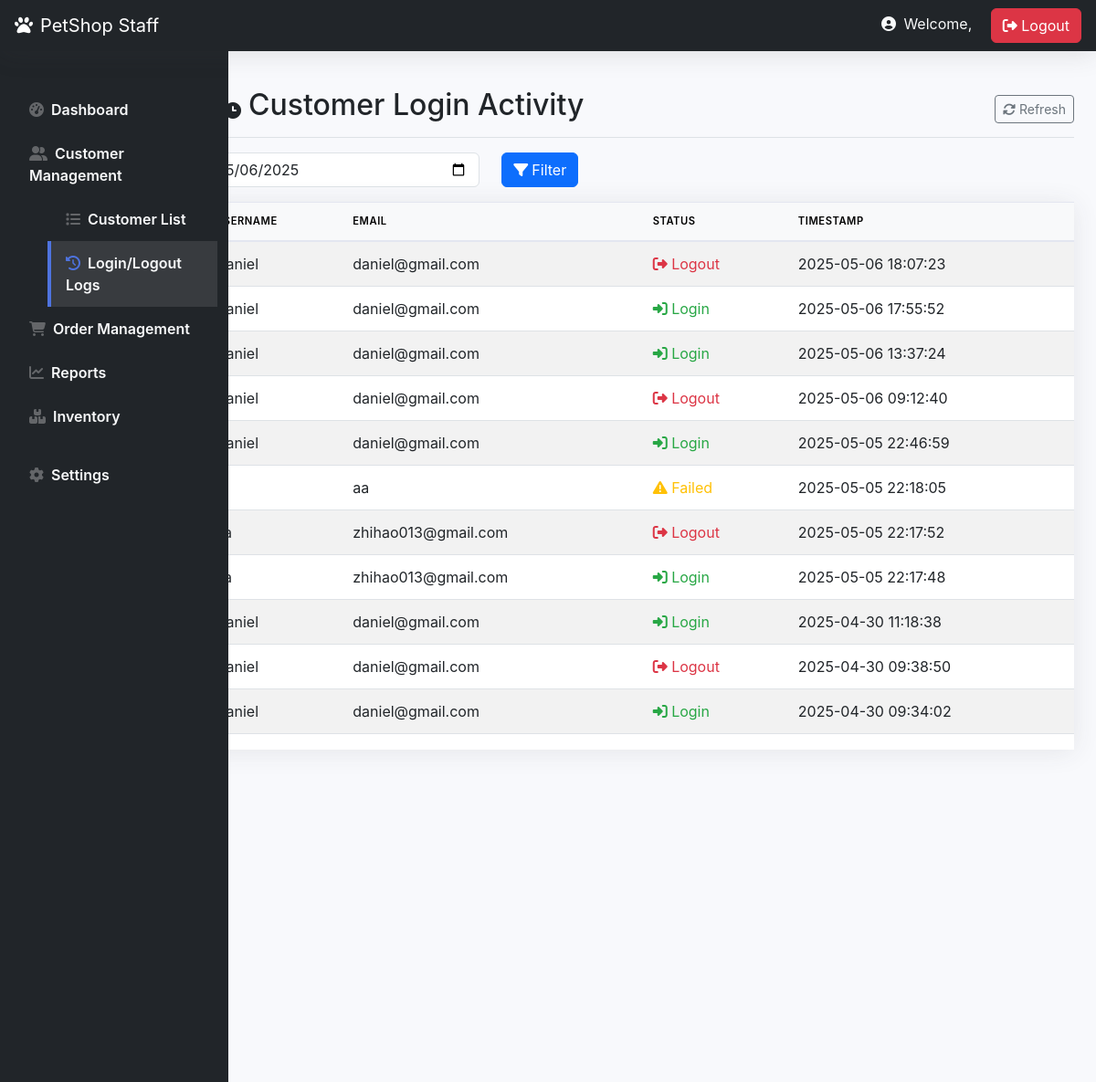
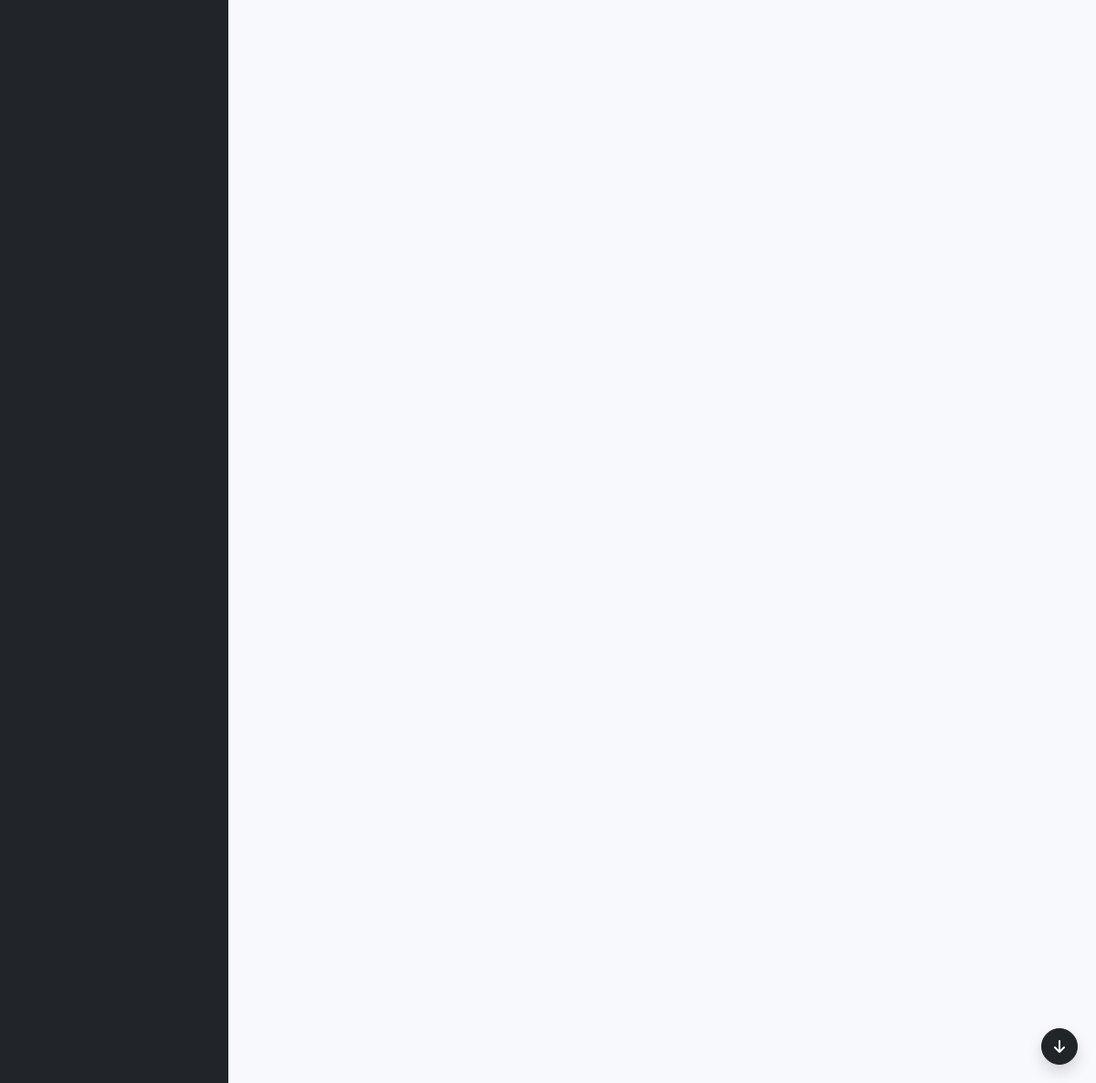
Page /staff_customer_logs.php (signed in) on the committed database (2 pictures, top to bottom).
### tables this page shows
CREATE TABLE `customer_login_logs` (
  `id` int(11) NOT NULL,
  `username` varchar(50) NOT NULL,
  `email` varchar(100) NOT NULL,
  `status` varchar(10) NOT NULL COMMENT 'login/logout/failed',
  `timestamp` datetime NOT NULL DEFAULT current_timestamp()
);

### staff_customer_logs.php (the view, shortened to what this page needs)
<?php
$host = "localhost";
$username_db = "root";
$password_db = "";
$database = "petshop";
$conn = new mysqli($host, $username_db, $password_db, $database);
$dateFilter = "";
$result = $conn->query("SELECT username, email, status, timestamp
                       FROM customer_login_logs
                       $dateFilter
                       ORDER BY timestamp DESC");
?>
<!DOCTYPE html>
<html lang="en">
<head>
    <link href="https://cdn.jsdelivr.net/npm/bootstrap@5.3.0/dist/css/bootstrap.min.css" rel="stylesheet">
    <link rel="stylesheet" href="https://cdnjs.cloudflare.com/ajax/libs/font-awesome/6.4.0/css/all.min.css">
    <link rel="stylesheet" href="admin_home.css">
</head>
<body>
<nav class="navbar navbar-dark bg-dark px-3">
    <div class="d-flex align-items-center">
        <a class="navbar-brand" href="#">
            <i class="fas fa-paw me-2"></i>PetShop Staff
        </a>
    </div>
    <div>
        <span class="text-light me-3">
            <i class="fas fa-user-circle me-1"></i>
            Welcome, <?php echo htmlspecialchars($_SESSION['staff_name']); ?>
        </span>
        <a href="login.php" class="btn btn-danger"><i class="fas fa-sign-out-alt"></i> Logout</a>
    </div>
</nav>
<div class="container-fluid">
    <div class="row">
        <nav id="sidebar" class="col-lg-2 d-lg-block bg-dark sidebar">
    <div class="position-sticky pt-3">
        <ul class="nav flex-column">
            <li class="nav-item">
                <a class="nav-link text-light" href="staff_homepage.php">
                    <i class="fas fa-tachometer-alt me-2"></i>Dashboard
                </a>
            </li>
            <li class="nav-item">
                <a class="nav-link text-light" data-bs-toggle="collapse" href="#customerMenu">
                    <i class="fas fa-user-friends me-2"></i>Customer Management
                </a>
                <div class="collapse show" id="customerMenu">
                    <ul class="nav flex-column ps-4">
                        <li class="nav-item">
                            <a class="nav-link text-light" href="staff_customer_list.php">
                                <i class="fas fa-list me-2"></i>Customer List
                            </a>
                        </li>
                        <li class="nav-item">
                                    <a class="nav-link text-light active" href="staff_customer_logs.php">
                                        <i class="fas fa-history me-2"></i>Login/Logout Logs
                                    </a>
                        </li>
                    </ul>
                </div>
            </li>
            <li class="nav-item">
                <a class="nav-link text-light" data-bs-toggle="collapse" href="#orderMenu">
                    <i class="fas fa-shopping-cart me-2"></i>Order Management
                </a>
            </li>
            <li class="nav-item">
                        <a class="nav-link text-light" href="staff_reports.php">
                            <i class="fas fa-chart-line me-2"></i>Reports
                        </a>
                    </li>
            <li class="nav-item">
                <a class="nav-link text-light" href="staff_inventory.php">
                    <i class="fas fa-boxes me-2"></i>Inventory
                </a>
            </li>
            <li class="nav-item mt-3">
                <a class="nav-link text-light" href="settings.php">
                    <i class="fas fa-cog me-2"></i>Settings
                </a>
            </li>
        </ul>
    </div>
</nav>
        <main class="col-lg-10 ms-sm-auto p-4">
            <div class="d-flex justify-content-between flex-wrap flex-md-nowrap align-items-center pt-3 pb-2 mb-3 border-bottom">
                <h1 class="h2">
                    <i class="fas fa-user-clock me-2"></i>Customer Login Activity
                </h1>
                <div class="btn-toolbar mb-2 mb-md-0">
                    <button type="button" class="btn btn-sm btn-outline-secondary" onclick="window.location.reload()">
                        <i class="fas fa-sync-alt me-1"></i>Refresh
                    </button>
                </div>
            </div>
            <form method="GET" action="" class="row mb-3">
                <div class="col-md-4">
                    <input type="date" name="logDate" class="form-control"
                           value="<?php echo isset($_GET['logDate']) ? htmlspecialchars($_GET['logDate']) : date('Y-m-d'); ?>">
                </div>
                <div class="col-md-2">
                    <button type="submit" class="btn btn-primary">
                        <i class="fas fa-filter me-1"></i>Filter
                    </button>
                </div>
            </form>
            <div class="card">
                <div class="card-body p-0">
                    <div class="table-responsive">
                        <table class="table table-striped table-hover mb-0">
                            <thead class="table-light">
                                <tr>
                                    <th>Username</th>
                                    <th>Email</th>
                                    <th>Status</th>
                                    <th>Timestamp</th>
                                </tr>
                            </thead>
                            <tbody>
                                <?php if ($result->num_rows > 0): ?>
                                    <?php while($row = $result->fetch_assoc()): ?>
                                        <tr>
                                            <td><?php echo htmlspecialchars($row['username']); ?></td>
                                            <td><?php echo htmlspecialchars($row['email']); ?></td>
                                            <td>
                                                <?php if ($row['status'] === 'login'): ?>
                                                    <span class="status-login"><i class="fas fa-sign-in-alt"></i> Login</span>
                                                <?php elseif ($row['status'] === 'logout'): ?>
                                                    <span class="status-logout"><i class="fas fa-sign-out-alt"></i> Logout</span>
                                                <?php else: ?>
                                                    <span class="status-failed"><i class="fas fa-exclamation-triangle"></i> Failed</span>
                                                <?php endif; ?>
                                            </td>
                                            <td><?php echo htmlspecialchars($row['timestamp']); ?></td>
                                        </tr>
                                    <?php endwhile; ?>
                                <?php else: ?>
                                    <tr>
                                        <td colspan="4" class="text-center py-4">No login records found</td>
                                    </tr>
                                <?php endif; ?>
                            </tbody>
                        </table>
                    </div>
                </div>
            </div>
        </main>
    </div>
</div>
<div class="scroll-buttons">
    <button id="scrollToBottomBtn" class="btn btn-dark rounded-circle shadow">
        <i class="fas fa-arrow-down"></i>
    </button>
</div>
</body>
</html>

### admin_home.css (style rules this page uses)
:root { --sidebar-width: 250px; --topbar-height: 56px; --primary-color: #4e73df; --success-color: #1cc88a; --info-color: #36b9cc; --warning-color: #f6c23e; --danger-color: #e74a3b; --dark-color: #5a5c69; }
body { font-family: 'Nunito', -apple-system, BlinkMacSystemFont, 'Segoe UI', Roboto, 'Helvetica Neue', Arial, sans-serif; background-color: #f8f9fc; padding-top: var(--topbar-height); }
.navbar { height: var(--topbar-height); box-shadow: 0 0.15rem 1.75rem 0 rgba(58, 59, 69, 0.15); position: fixed; top: 0; right: 0; left: 0; z-index: 1030; }
.sidebar { width: var(--sidebar-width); height: calc(100vh - var(--topbar-height)); position: fixed; top: var(--topbar-height); left: 0; background-color: #393440; transition: all 0.3s; z-index: 1020; overflow-y: auto; }
.sidebar .nav-link { color: rgba(255, 255, 255, 0.8); padding: 0.75rem 1rem; font-weight: 600; border-left: 0.25rem solid transparent; transition: all 0.3s; }
.sidebar .nav-link i { margin-right: 0.5rem; color: rgba(255, 255, 255, 0.3); }
.sidebar .nav-link.active { color: #fff; background-color: rgba(255, 255, 255, 0.1); border-left-color: var(--primary-color); }
.sidebar .nav-link.active i { color: var(--primary-color); }
.sidebar .collapse { margin-left: 1rem; }
main { margin-left: var(--sidebar-width); padding: 1.5rem; margin-top: var(--topbar-height); transition: all 0.3s; overflow: visible; }
.card { border: none; border-radius: 0.35rem; box-shadow: 0 0.15rem 1.75rem 0 rgba(58, 59, 69, 0.1); margin-bottom: 1.5rem; }
.card-body { position: relative; overflow: visible; padding: 1.25rem; }
.table { color: #858796; }
.table thead th { border-bottom: 2px solid #e3e6f0; font-weight: 600; text-transform: uppercase; font-size: 0.7rem; letter-spacing: 0.05em; }
.table td, .table th { padding: 0.75rem; vertical-align: middle; border-top: 1px solid #e3e6f0; }

### staff_customer_logs.php (style rules this page uses)
#sidebar { background-color: #343a40; min-height: 100vh; transition: transform 0.3s ease; }
.status-login { color: #28a745; }
.status-logout { color: #dc3545; }
.status-failed { color: #ffc107; }
.table-responsive { max-height: 600px; overflow-y: auto; }
.scroll-buttons { position: fixed; bottom: 20px; right: 20px; display: flex; flex-direction: column; gap: 10px; }
.scroll-buttons button { width: 40px; height: 40px; display: flex; align-items: center; justify-content: center; }

### rows in the picture
customer_login_logs: username "Daniel", email "daniel@gmail.com", status "logout" (drawn), timestamp "2025-05-06 18:07:23"
customer_login_logs: username "Daniel", email "daniel@gmail.com", status "login" (drawn), timestamp "2025-05-06 17:55:52"
customer_login_logs: username "Daniel", email "daniel@gmail.com", status "login" (drawn), timestamp "2025-05-06 13:37:24"
customer_login_logs: username "Daniel", email "daniel@gmail.com", status "logout" (drawn), timestamp "2025-05-06 09:12:40"
customer_login_logs: username "Daniel", email "daniel@gmail.com", status "login" (drawn), timestamp "2025-05-05 22:46:59"
customer_login_logs: email "aa", status "failed" (drawn), timestamp "2025-05-05 22:18:05"
customer_login_logs: email "zhihao013@gmail.com", status "logout" (drawn), timestamp "2025-05-05 22:17:52"
customer_login_logs: email "zhihao013@gmail.com", status "login" (drawn), timestamp "2025-05-05 22:17:48"
customer_login_logs: username "Daniel", email "daniel@gmail.com", status "login" (drawn), timestamp "2025-04-30 11:18:38"
customer_login_logs: username "Daniel", email "daniel@gmail.com", status "logout" (drawn), timestamp "2025-04-30 09:38:50"
customer_login_logs: username "Daniel", email "daniel@gmail.com", status "login" (drawn), timestamp "2025-04-30 09:34:02"
customer_login_logs: status "logout" (drawn)
